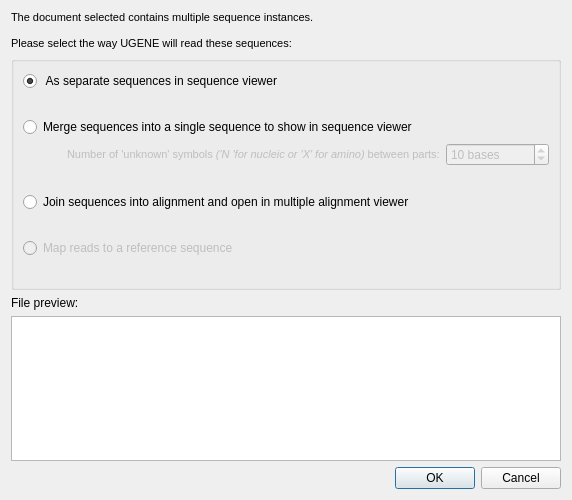
<?xml version="1.0" encoding="UTF-8"?>
<ui version="4.0">
 <class>SequenceReadingModeSelectorDialog</class>
 <widget class="QDialog" name="SequenceReadingModeSelectorDialog">
  <property name="geometry">
   <rect>
    <x>0</x>
    <y>0</y>
    <width>572</width>
    <height>500</height>
   </rect>
  </property>
  <property name="windowTitle">
   <string>Sequence Reading Options</string>
  </property>
  <layout class="QVBoxLayout" name="verticalLayout_2">
   <item>
    <widget class="QLabel" name="label">
     <property name="text">
      <string>&lt;!DOCTYPE HTML PUBLIC &quot;-//W3C//DTD HTML 4.0//EN&quot; &quot;http://www.w3.org/TR/REC-html40/strict.dtd&quot;&gt;
&lt;html&gt;&lt;head&gt;&lt;meta name=&quot;qrichtext&quot; content=&quot;1&quot; /&gt;&lt;style type=&quot;text/css&quot;&gt;
p, li { white-space: pre-wrap; }
&lt;/style&gt;&lt;/head&gt;&lt;body style=&quot; font-family:'MS Shell Dlg 2'; font-size:8.25pt; font-weight:400; font-style:normal;&quot;&gt;
&lt;p style=&quot; margin-top:0px; margin-bottom:0px; margin-left:0px; margin-right:0px; -qt-block-indent:0; text-indent:0px;&quot;&gt;&lt;span style=&quot; font-size:8pt;&quot;&gt;The document selected contains multiple sequence instances. &lt;/span&gt;&lt;/p&gt;
&lt;p style=&quot;-qt-paragraph-type:empty; margin-top:0px; margin-bottom:0px; margin-left:0px; margin-right:0px; -qt-block-indent:0; text-indent:0px; font-size:8pt;&quot;&gt;&lt;/p&gt;
&lt;p style=&quot; margin-top:0px; margin-bottom:0px; margin-left:0px; margin-right:0px; -qt-block-indent:0; text-indent:0px;&quot;&gt;&lt;span style=&quot; font-size:8pt;&quot;&gt;Please select the way UGENE will read these sequences:&lt;/span&gt;&lt;/p&gt;&lt;/body&gt;&lt;/html&gt;</string>
     </property>
    </widget>
   </item>
   <item>
    <widget class="QGroupBox" name="groupBox">
     <property name="title">
      <string/>
     </property>
     <layout class="QVBoxLayout" name="verticalLayout">
      <item>
       <widget class="QRadioButton" name="separateRB">
        <property name="text">
         <string> As separate sequences in sequence viewer</string>
        </property>
        <property name="checked">
         <bool>true</bool>
        </property>
       </widget>
      </item>
      <item>
       <spacer name="verticalSpacer">
        <property name="orientation">
         <enum>Qt::Vertical</enum>
        </property>
        <property name="sizeType">
         <enum>QSizePolicy::Fixed</enum>
        </property>
        <property name="sizeHint" stdset="0">
         <size>
          <width>20</width>
          <height>20</height>
         </size>
        </property>
       </spacer>
      </item>
      <item>
       <widget class="QRadioButton" name="mergeRB">
        <property name="text">
         <string>Merge sequences into a single sequence to show in sequence viewer</string>
        </property>
       </widget>
      </item>
      <item>
       <layout class="QHBoxLayout" name="horizontalLayout">
        <item>
         <spacer name="horizontalSpacer">
          <property name="orientation">
           <enum>Qt::Horizontal</enum>
          </property>
          <property name="sizeHint" stdset="0">
           <size>
            <width>40</width>
            <height>20</height>
           </size>
          </property>
         </spacer>
        </item>
        <item>
         <widget class="QLabel" name="mergeSpinLabel">
          <property name="enabled">
           <bool>false</bool>
          </property>
          <property name="text">
           <string>&lt;!DOCTYPE HTML PUBLIC &quot;-//W3C//DTD HTML 4.0//EN&quot; &quot;http://www.w3.org/TR/REC-html40/strict.dtd&quot;&gt;
&lt;html&gt;&lt;head&gt;&lt;meta name=&quot;qrichtext&quot; content=&quot;1&quot; /&gt;&lt;style type=&quot;text/css&quot;&gt;
p, li { white-space: pre-wrap; }
&lt;/style&gt;&lt;/head&gt;&lt;body style=&quot; font-family:'MS Shell Dlg 2'; font-size:8.25pt; font-weight:400; font-style:normal;&quot;&gt;
&lt;p style=&quot; margin-top:0px; margin-bottom:0px; margin-left:0px; margin-right:0px; -qt-block-indent:0; text-indent:0px;&quot;&gt;&lt;span style=&quot; font-size:8pt;&quot;&gt;Number of 'unknown' symbols &lt;/span&gt;&lt;span style=&quot; font-size:8pt; font-style:italic;&quot;&gt;('N 'for nucleic or 'X' for amino)&lt;/span&gt;&lt;span style=&quot; font-size:8pt;&quot;&gt; between parts:&lt;/span&gt;&lt;/p&gt;&lt;/body&gt;&lt;/html&gt;</string>
          </property>
         </widget>
        </item>
        <item>
         <widget class="QSpinBox" name="mergeSpinBox">
          <property name="enabled">
           <bool>false</bool>
          </property>
          <property name="minimumSize">
           <size>
            <width>50</width>
            <height>0</height>
           </size>
          </property>
          <property name="suffix">
           <string> bases</string>
          </property>
          <property name="maximum">
           <number>1000000</number>
          </property>
          <property name="value">
           <number>10</number>
          </property>
         </widget>
        </item>
       </layout>
      </item>
      <item>
       <spacer name="verticalSpacer_3">
        <property name="orientation">
         <enum>Qt::Vertical</enum>
        </property>
        <property name="sizeType">
         <enum>QSizePolicy::Fixed</enum>
        </property>
        <property name="sizeHint" stdset="0">
         <size>
          <width>20</width>
          <height>20</height>
         </size>
        </property>
       </spacer>
      </item>
      <item>
       <widget class="QRadioButton" name="malignmentRB">
        <property name="text">
         <string>Join sequences into alignment and open in multiple alignment viewer</string>
        </property>
       </widget>
      </item>
      <item>
       <spacer name="verticalSpacer_2">
        <property name="orientation">
         <enum>Qt::Vertical</enum>
        </property>
        <property name="sizeType">
         <enum>QSizePolicy::Fixed</enum>
        </property>
        <property name="sizeHint" stdset="0">
         <size>
          <width>20</width>
          <height>20</height>
         </size>
        </property>
       </spacer>
      </item>
      <item>
       <widget class="QRadioButton" name="refalignmentRB">
        <property name="enabled">
         <bool>false</bool>
        </property>
        <property name="text">
         <string>Map reads to a reference sequence</string>
        </property>
       </widget>
      </item>
      <item>
       <spacer name="verticalSpacer_4">
        <property name="orientation">
         <enum>Qt::Vertical</enum>
        </property>
        <property name="sizeType">
         <enum>QSizePolicy::Fixed</enum>
        </property>
        <property name="sizeHint" stdset="0">
         <size>
          <width>20</width>
          <height>20</height>
         </size>
        </property>
       </spacer>
      </item>
     </layout>
    </widget>
   </item>
   <item>
    <widget class="QLabel" name="label_2">
     <property name="text">
      <string>File preview:</string>
     </property>
    </widget>
   </item>
   <item>
    <widget class="QPlainTextEdit" name="previewEdit">
     <property name="readOnly">
      <bool>true</bool>
     </property>
    </widget>
   </item>
   <item>
    <widget class="QDialogButtonBox" name="buttonBox">
     <property name="orientation">
      <enum>Qt::Horizontal</enum>
     </property>
     <property name="standardButtons">
      <set>QDialogButtonBox::Cancel|QDialogButtonBox::Ok</set>
     </property>
    </widget>
   </item>
  </layout>
 </widget>
 <resources/>
 <connections>
  <connection>
   <sender>buttonBox</sender>
   <signal>accepted()</signal>
   <receiver>SequenceReadingModeSelectorDialog</receiver>
   <slot>accept()</slot>
   <hints>
    <hint type="sourcelabel">
     <x>248</x>
     <y>254</y>
    </hint>
    <hint type="destinationlabel">
     <x>157</x>
     <y>274</y>
    </hint>
   </hints>
  </connection>
  <connection>
   <sender>buttonBox</sender>
   <signal>rejected()</signal>
   <receiver>SequenceReadingModeSelectorDialog</receiver>
   <slot>reject()</slot>
   <hints>
    <hint type="sourcelabel">
     <x>316</x>
     <y>260</y>
    </hint>
    <hint type="destinationlabel">
     <x>286</x>
     <y>274</y>
    </hint>
   </hints>
  </connection>
  <connection>
   <sender>mergeRB</sender>
   <signal>toggled(bool)</signal>
   <receiver>mergeSpinBox</receiver>
   <slot>setEnabled(bool)</slot>
   <hints>
    <hint type="sourcelabel">
     <x>278</x>
     <y>95</y>
    </hint>
    <hint type="destinationlabel">
     <x>489</x>
     <y>120</y>
    </hint>
   </hints>
  </connection>
  <connection>
   <sender>mergeRB</sender>
   <signal>toggled(bool)</signal>
   <receiver>mergeSpinLabel</receiver>
   <slot>setEnabled(bool)</slot>
   <hints>
    <hint type="sourcelabel">
     <x>278</x>
     <y>95</y>
    </hint>
    <hint type="destinationlabel">
     <x>253</x>
     <y>120</y>
    </hint>
   </hints>
  </connection>
 </connections>
</ui>
